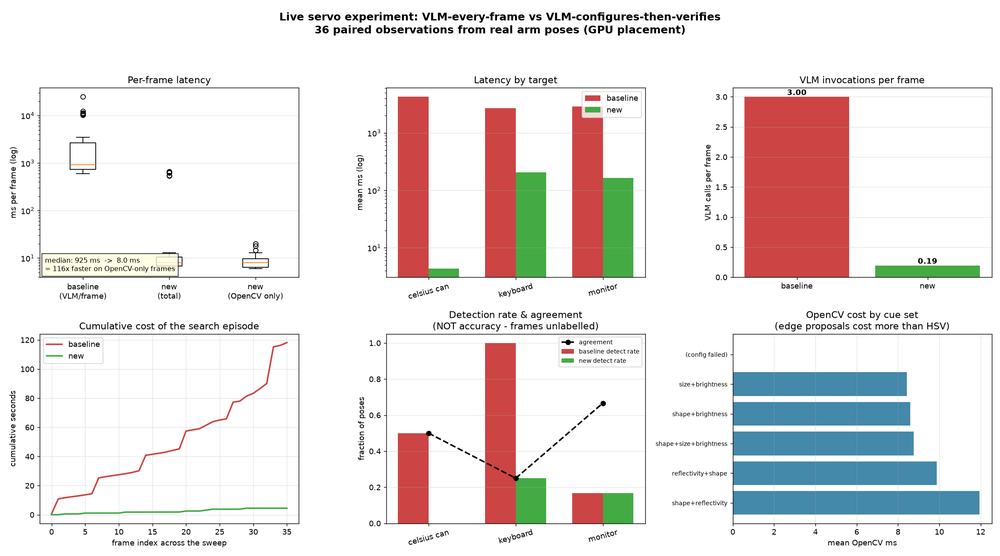
#> input picture experiments/development/live_experiment_chart.png, 1000 x 556 px, shrunk from 2340 x 1300 before the run
$ python shape_test.py live_experiment_chart.png
#> lines starting #> are read from the running program, lines starting #| are printed output that depends on the picture; after the words box and inside, x2 and y2 are one past the last pixel; in counts of white or black regions, pixels touching at a corner belong together

import sys
import math
import cv2
import numpy as np

from colors import RED


def largest_red_contour(frame):
    hsv = cv2.cvtColor(frame, cv2.COLOR_BGR2HSV)

    mask = None
    for lower, upper in RED:
        current = cv2.inRange(hsv, lower, upper)
        mask = current if mask is None else cv2.bitwise_or(mask, current)

    kernel = np.ones((5, 5), np.uint8)
    mask = cv2.erode(mask, kernel, iterations=1)
    mask = cv2.dilate(mask, kernel, iterations=2)

    contours, _ = cv2.findContours(mask, cv2.RETR_EXTERNAL, cv2.CHAIN_APPROX_SIMPLE)
    if not contours:
        return None

    return max(contours, key=cv2.contourArea)


def compute_shape_metrics(contour):
    area = cv2.contourArea(contour)

    x, y, w, h = cv2.boundingRect(contour)
    aspect_ratio = w / h if h > 0 else 0.0

    hull = cv2.convexHull(contour)
    hull_area = cv2.contourArea(hull)
    solidity = area / hull_area if hull_area > 0 else 0.0

    perimeter = cv2.arcLength(contour, True)
    circularity = (4 * math.pi * area) / (perimeter ** 2) if perimeter > 0 else 0.0

    return {
        "area": area,
        "aspect_ratio": aspect_ratio,
        "solidity": solidity,
        "circularity": circularity,
    }


def run(image_path):
#> called with image_path = 'live_experiment_chart.png'
    print(f"=== {image_path} ===")

    frame = cv2.imread(image_path)
#> frame is the input picture: shape (556, 1000, 3); mean B, G, R 226.4, 227, 233.2
    if frame is None:
        print("  FAILED TO LOAD IMAGE")
        return

    contour = largest_red_contour(frame)
#> in largest_red_contour, `hsv = cv2.cvtColor(frame, cv2.COLOR_BGR2HSV)`: hsv: shape (556, 1000, 3); mean H, S, V 6.5, 23, 239.3
#> the loop in largest_red_contour, `for lower, upper in RED:` made 2 passes
#> pass 1, in largest_red_contour, `current = cv2.inRange(hsv, lower, upper)`:
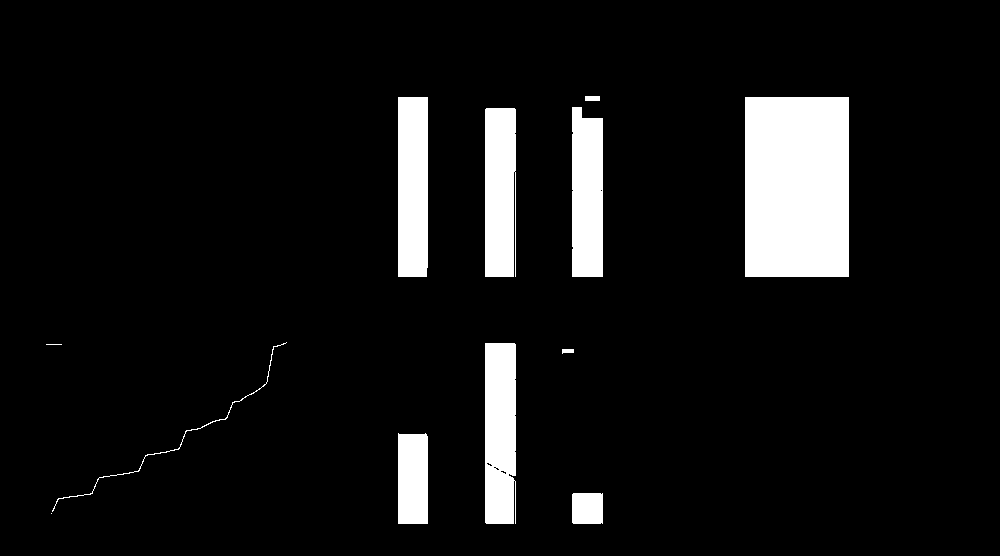
#> current: shape (556, 1000); 7.9% white; 12 white regions (2 under 20 px), largest, box (x1, y1, x2, y2) and area: (745, 97, 849, 277) 18720, (485, 343, 516, 524) 5526, (398, 97, 428, 277) 5391
#> pass 2, in largest_red_contour, `current = cv2.inRange(hsv, lower, upper)`:
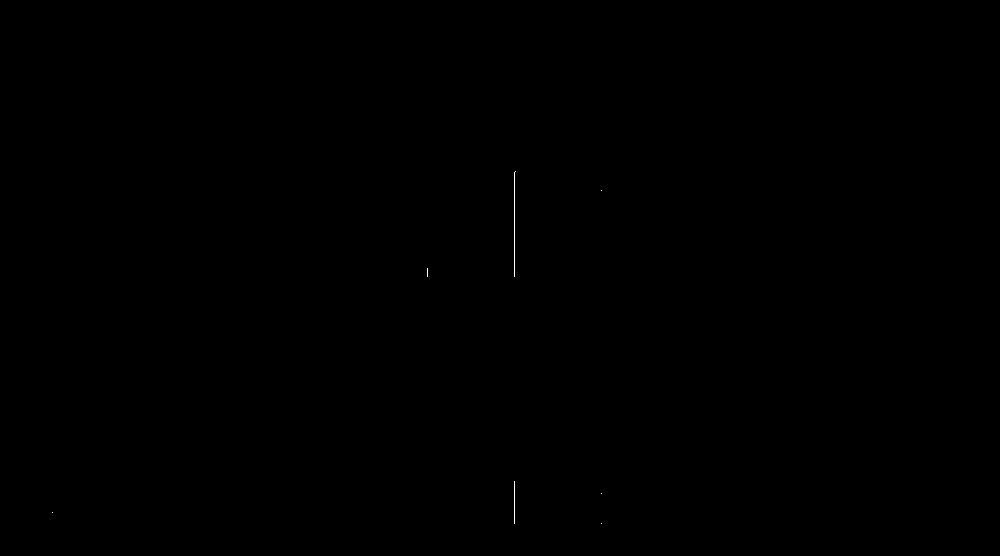
#> current: shape (556, 1000); 0.03% white in thin lines or dots, all inside (x1, y1, x2, y2) = (52, 171, 602, 524)
#> in largest_red_contour, `mask = cv2.erode(mask, kernel, iterations=1)`:
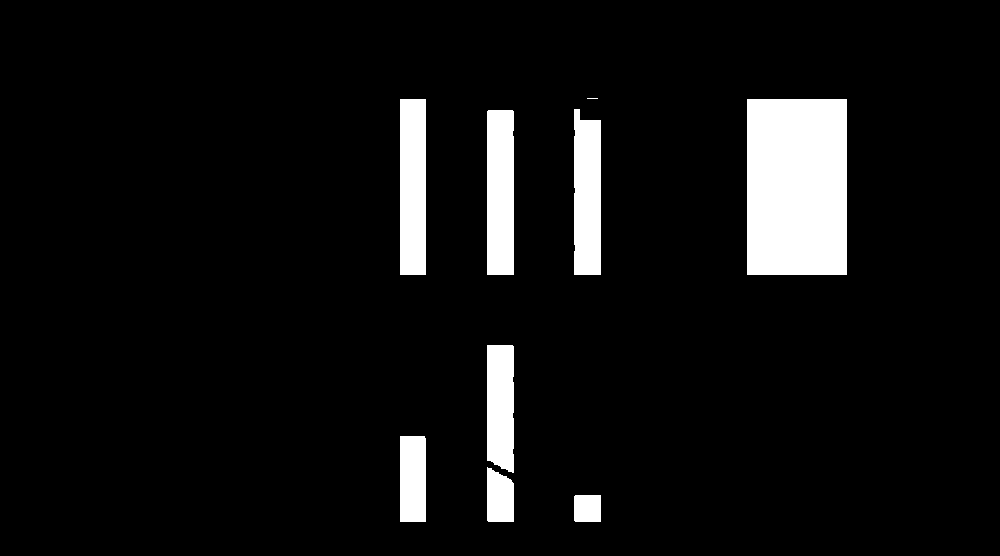
#> mask: shape (556, 1000); 6.9% white; 9 white regions (1 under 20 px), largest, box (x1, y1, x2, y2) and area: (747, 99, 847, 275) 17600, (400, 99, 426, 275) 4576, (487, 110, 514, 275) 4448
#> in largest_red_contour, `mask = cv2.dilate(mask, kernel, iterations=2)`:
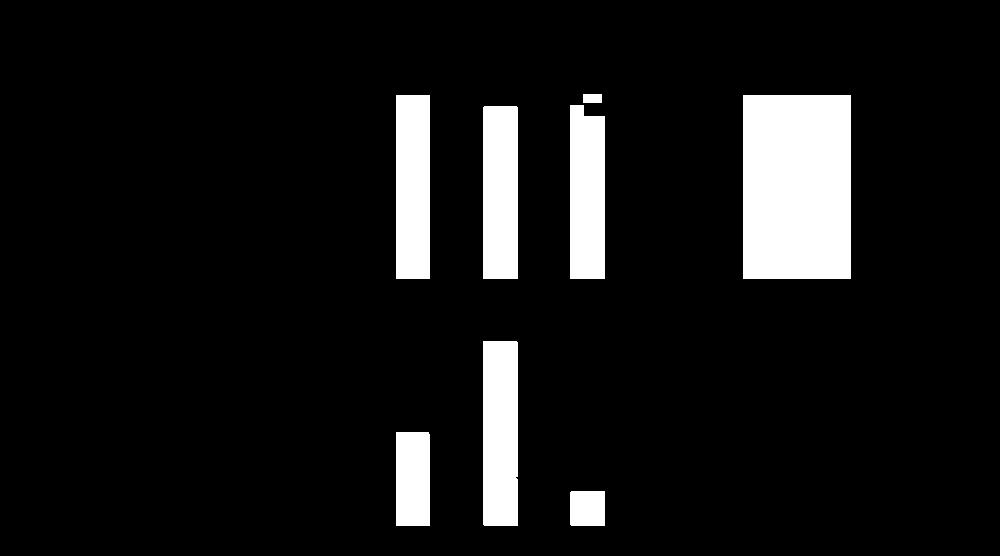
#> mask: shape (556, 1000); 8.8% white; 8 white regions
#> in largest_red_contour, `contours, _ = cv2.findContours(mask, cv2.RETR_EXTERNAL, cv2.CHAIN_APPR..`: contours = 8 contours; box (x1, y1, x2, y2) and area: (743, 95, 851, 279) 19581, (483, 341, 518, 526) 6252, (396, 95, 430, 279) 6039, (483, 106, 518, 279) 5847, (570, 105, 605, 279) 5652, (396, 432, 430, 526) 3068, (570, 491, 605, 526) 1155, (583, 94, 602, 103) 144
#> contour = [[743, 95], [743, 278], [850, 278], [850, 95]]
    if contour is None:
        print("  No red-ish contour found (mask produced zero contours)")
        return

    metrics = compute_shape_metrics(contour)
#> in compute_shape_metrics, `area = cv2.contourArea(contour)`: area = 19581
#> in compute_shape_metrics, `x, y, w, h = cv2.boundingRect(contour)`: x = 743; y = 95; w = 108; h = 184
#> in compute_shape_metrics, `aspect_ratio = w / h if h > 0 else 0.0`: aspect_ratio = 0.587
#> in compute_shape_metrics, `hull = cv2.convexHull(contour)`: hull = [[850, 95], [850, 278], [743, 278], [743, 95]]
#> in compute_shape_metrics, `hull_area = cv2.contourArea(hull)`: hull_area = 19581
#> in compute_shape_metrics, `solidity = area / hull_area if hull_area > 0 else 0.0`: solidity = 1
#> in compute_shape_metrics, `perimeter = cv2.arcLength(contour, True)`: perimeter = 580
#> in compute_shape_metrics, `circularity = (4 * math.pi * area) / (perimeter ** 2) if perimeter > 0..`: circularity = 0.731
#> metrics = {'area': 19581, 'aspect_ratio': 0.587, 'solidity': 1, 'circularity': 0.731}
    print(f"  Area:               {metrics['area']:.1f}")
#|   Area:               19581.0
    print(f"  Aspect ratio (w/h): {metrics['aspect_ratio']:.3f}")
#|   Aspect ratio (w/h): 0.587
    print(f"  Solidity:           {metrics['solidity']:.3f}")
#|   Solidity:           1.000
    print(f"  Circularity:        {metrics['circularity']:.3f}")
#|   Circularity:        0.731


if __name__ == "__main__":
    if len(sys.argv) < 2:
        print("Usage: python shape_test.py image1.jpg [image2.jpg ...]")
        sys.exit(1)

    for path in sys.argv[1:]:
        run(path)
        print()
